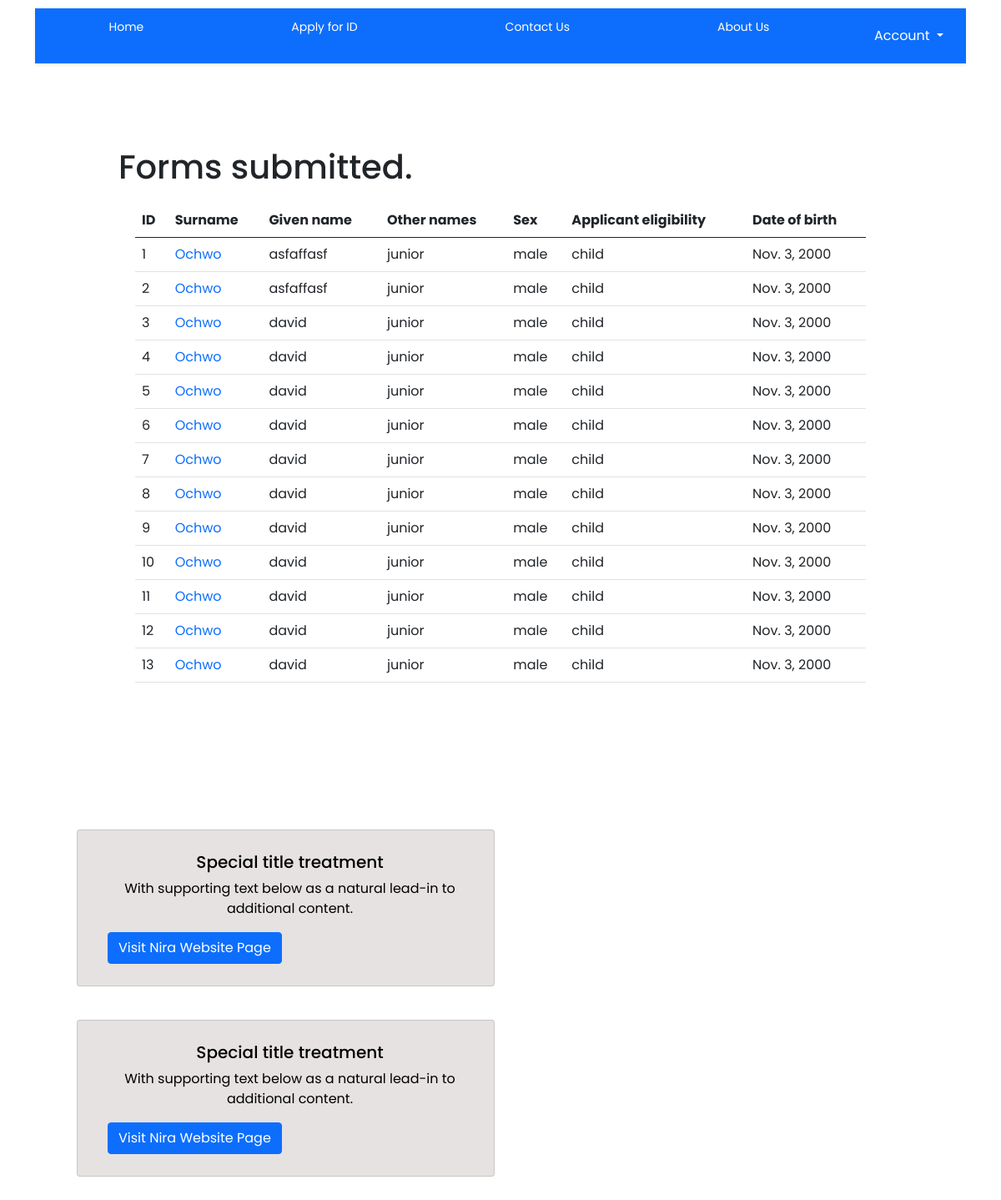
Screenshot of /forms/ with the database file from the repository.
### register/models.py (models this page shows, shortened)
class Formsubmited(models.Model):
    eligibility = models.CharField(max_length=100)
    surname = models.CharField(max_length=100)
    given_name = models.CharField(max_length=100)
    other_name = models.CharField(max_length=100)
    maiden_name = models.CharField(max_length=100, blank =True, null = True)
    sex = models.CharField(max_length=10)
    date_of_birth = models.DateField()
    educ_level = models.CharField(max_length=100, null = True)
    profession = models.CharField(max_length=100)
    occupation = models.CharField(max_length=100)
    religion = models.CharField(max_length=100)
    disabilities = models.CharField(max_length=100)
    country = models.CharField(max_length=100)
    county = models.CharField(max_length=100)
    district = models.CharField(max_length=100)
    subCounty = models.CharField(max_length=100)
    parish = models.CharField(max_length=100)
    village = models.CharField(max_length=100)
    street = models.CharField(max_length=100)
    houseNo = models.CharField(max_length=100)
    yearsLivedAtAddress = models.IntegerField()
    previousDistrict = models.CharField(max_length=100, null = True)
    postalAddress = models.CharField(max_length=100, null = True)
    birthCountry = models.CharField(max_length=100)
    birthCounty = models.CharField(max_length=100)
    birthdistrict = models.CharField(max_length=100)
    birthsubCounty = models.CharField(max_length=100)
    birthParish = models.CharField(max_length=100)
    birthCity = models.CharField(max_length=100)
    healthFacility = models.CharField(max_length=100)
    weightatBirth = models.DecimalField(max_digits=5, decimal_places=2, null = True)
    parity = models.IntegerField()
    originCountry = models.CharField(max_length=100)
    originCounty = models.CharField(max_length=100)
    originParish = models.CharField(max_length=100)
    originDistrict = models.CharField(max_length=100)
    originSubcounty = models.CharField(max_length=100)
    originVillage = models.CharField(max_length=100)
    clan = models.CharField(max_length=100)
    tribe = models.CharField(max_length=100)
    citizenshipType = models.CharField(max_length=100)
    citizenshipCertNumber = models.CharField(max_length=100)
    passportNo = models.CharField(max_length=100, null = True)
    fileNumber = models.CharField(max_length=100, null = True)
    pollingStation = models.CharField(max_length=100, null = True)
    placeOfResidence = models.CharField(max_length=100, null = True)
    placeOfOrgin = models.CharField(max_length=100)
    pollingStationName = models.CharField(max_length=100, null = True)
    maritalStatus = models.CharField(max_length=100)
    spouseSurname = models.CharField(max_length=100)
    spouseGivenName = models.CharField(max_length=100)
    spouseOtherName = models.CharField(max_length=100)
    spousePreviousName = models.CharField(max_length=100)
    NIN = models.CharField(max_length=100)
    spouseCitizenshipType = models.CharField(max_length=100)
    placeOfMarriage = models.CharField(max_length=100)
    DateOfMarriage =  models.DateField()
    TypeOfMarriage = models.CharField(max_length=100)
    marriageCertNumber = models.CharField(max_length=100)
    otherSpouses = models.CharField(max_length=100)
    fatherSurname = models.CharField(max_length=100)
    fatherOtherName = models.CharField(max_length=100)
    fatherGivenName = models.CharField(max_length=100)
    fatherNIN = models.CharField(max_length=100)
    fatherCitizenshipType = models.CharField(max_length=100)
    fatherCitizenshipCertNumber = models.CharField(max_length=100)
    livingStatus = models.CharField(max_length=100)
    fatherOccupation = models.CharField(max_length=100)
    fatherCountry = models.CharField(max_length=100)
    fatherCounty = models.CharField(max_length=100)
    fatherParish = models.CharField(max_length=100)
    fatherStreet = models.CharField(max_length=100)
    fatherDistrict = models.CharField(max_length=100)
    fatherSubCounty = models.CharField(max_length=100)
    fatherVillage = models.CharField(max_length=100)
    fatherHouseNo = models.CharField(max_length=100)
    motherSurname = models.CharField(max_length=100)
    motherOtherName = models.CharField(max_length=100)
    motherGivenName = models.CharField(max_length=100)
    motherNIN = models.CharField(max_length=100)
    motherCitizenshipType = models.CharField(max_length=100)
    motherCitizenshipCertNumber = models.CharField(max_length=100)
    motherLivingStatus = models.CharField(max_length=100)
    motherOccupation = models.CharField(max_length=100)
    motherCountry = models.CharField(max_length=100)
    motherCounty = models.CharField(max_length=100)
    motherParish = models.CharField(max_length=100)
    motherStreet = models.CharField(max_length=100)
    motherDistrict = models.CharField(max_length=100)
    motherSubCounty = models.CharField(max_length=100)
    motherVillage = models.CharField(max_length=100)
    motherHouseNo = models.CharField(max_length=100, null = True)
    guardianSurname = models.CharField(max_length=100, null = True)
    guardianOtherName = models.CharField(max_length=100, null = True)
    guardianGivenName = models.CharField(max_length=100, null = True)
    guardianPassportNo = models.CharField(max_length=100, null = True)
    guardianNIN = models.CharField(max_length=100, null = True)
    guardianCitizenshipType = models.CharField(max_length=100, null = True)
    guardianCitizenshipCertNumber = models.CharField(max_length=100, null = True)
    guardianLivingStatus = models.CharField(max_length=100, null = True)
    guardianOccupation = models.CharField(max_length=100, null = True)
    guardianCountry = models.CharField(max_length=100, null = True)
    guardianCounty = models.CharField(max_length=100, null = True)
    guardianParish = models.CharField(max_length=100, null = True)
    guardianStreet = models.CharField(max_length=100, null = True)
    guardianDistrict = models.CharField(max_length=100, null = True)
    guardianSubCounty = models.CharField(max_length=100, null = True)
    guardianVillage = models.CharField(max_length=100, null = True)
    guardianHouseNo = models.CharField(max_length=100, null = True)

### register/views.py (the view)
# urls.py: path('forms/', views.formBrief, name="detail"),
def formBrief(request):
    forms=Formsubmited.objects.all()
    return render(request, "register/forms.html",{
        "forms":forms
    })

### register/templates/register/forms.html
{% extends 'register/layout.html' %}
{% load static %}
{% block body %}
<div class="content">
    <h1>Forms submitted.</h1>
    <div class="info">
            <table class="table">
                <thead>
                    <tr>
                        <th scope="col">ID</th>
                        <th scope="col">Surname</th>
                        <th scope="col">Given name</th>
                        <th scope="col">Other names</th>
                        <th scope="col">Sex</th>
                        <th scope="col">Applicant eligibility</th>
                        <th scope="col">Date of birth</th>
                    </tr>
                </thead>
                <tbody>
                    {% for form in forms %}
                    <tr>
                        <td>{{ form.id }}</td>
                        <td>
                            <a href="{% url 'register:form' form.id %}">
                                {{ form.surname }}
                            </a>
                        </td>
                        <td>{{ form.given_name }}</td>
                        <td>{{ form.other_name }}</td>
                        <td>{{ form.sex }}</td>
                        <td>{{ form.eligibility }}</td>
                        <td>{{ form.date_of_birth }}</td>
                    </tr>
                    {% endfor %}
                </tbody>
            </table>
    </div>
</div>
{% endblock %}

### register/templates/register/layout.html (shortened to what this page needs)
{% load static %}
<!DOCTYPE html>
<html lang="en">
<head>
    <link href="https://cdn.jsdelivr.net/npm/bootstrap@5.0.2/dist/css/bootstrap.min.css" rel="stylesheet">
    <link rel="stylesheet" href="{% static 'register/index.css' %}">
    <link rel="stylesheet" href="{% static 'index.css' %}">
</head>
<body>
    <div class="container">
        <ul class="nav nav-pills nav-fill gap-2 p-1 small bg-primary rounded-5 shadow-sm" id="pillNav2" role="tablist" style="--bs-nav-link-color: var(--bs-white); --bs-nav-pills-link-active-color: var(--bs-primary); --bs-nav-pills-link-active-bg: var(--bs-white);">
            <li class="nav-item" role="presentation">
              <a href="{% url 'register:blog'%}">
              <button class="nav-link active rounded-5" id="home-tab2" data-bs-toggle="tab" type="button" role="tab" aria-selected="true">Home</button>
              </a>
            </li>
            <li class="nav-item" role="presentation">
              <a href="{% url 'register:data'%}">
              <button class="nav-link active rounded-5" id="home-tab2" data-bs-toggle="tab" type="button" role="tab" aria-selected="true">Apply for ID</button>
              </a>
            </li>
            <li class="nav-item" role="presentation">
              <a href="{% url 'register:contact'%}">
              <button class="nav-link active rounded-5" id="home-tab2" data-bs-toggle="tab" type="button" role="tab" aria-selected="true">Contact Us</button>
              </a>
            </li>
            <li class="nav-item" role="presentation">
              <a href="{% url 'register:about'%}">
              <button class="nav-link active rounded-5" id="home-tab2" data-bs-toggle="tab" type="button" role="tab" aria-selected="true">About Us</button>
              </a>
            </li>
            <div class="dropdown">
                <button class="btn btn-primary dropdown-toggle" type="button" data-bs-toggle="dropdown" aria-expanded="false">
                  Account
                </button>
              </div>
          </ul>
          {% block body %}
          {% endblock %}
          <div class="footer">
            <div class="row">
              <div class="col-sm-6">
                <div class="card">
                  <div class="card-body">
                    <h5 class="card-title">Special title treatment</h5>
                    <p class="card-text">With supporting text below as a natural lead-in to additional content.</p>
                    <a href="#" class="btn btn-primary">visit nira website page</a>
                  </div>
                </div>
              </div>
              <div class="col-sm-6">
                <div class="card">
                  <div class="card-body">
                    <h5 class="card-title">Special title treatment</h5>
                    <p class="card-text">With supporting text below as a natural lead-in to additional content.</p>
                    <a href="#" class="btn btn-primary">visit nira website page</a>
                  </div>
                </div>
              </div>
            </div>
          </div>
    </div>
</body>
</html>

### register/static/register/index.css (style rules this page uses)
body { font-family: 'Poppins', sans-serif; }
.card-title { color: black; text-align: center; }
.card-text { color: black; text-align: center; }
.content { margin: 50px; padding: 50px; }
.info { padding: 10px; margin: 10px; }
.card { padding: 10px; margin: 10px; background-color: rgb(230, 226, 226); }
div { padding: 10px; margin-left: 10px; }
a { text-decoration: none; text-transform: capitalize; }
button { background-color: #007bff; color: #fff; padding: 10px 20px; border: none; cursor: pointer; }

### rows the page displays
Formsubmited: id "1", surname "Ochwo", given_name "asfaffasf", other_name "junior", sex "male", eligibility "child", date_of_birth "Nov. 3, 2000"
Formsubmited: id "2", surname "Ochwo", given_name "asfaffasf", other_name "junior", sex "male", eligibility "child", date_of_birth "Nov. 3, 2000"
Formsubmited: id "3", surname "Ochwo", given_name "david", other_name "junior", sex "male", eligibility "child", date_of_birth "Nov. 3, 2000"
Formsubmited: id "4", surname "Ochwo", given_name "david", other_name "junior", sex "male", eligibility "child", date_of_birth "Nov. 3, 2000"
Formsubmited: id "5", surname "Ochwo", given_name "david", other_name "junior", sex "male", eligibility "child", date_of_birth "Nov. 3, 2000"
Formsubmited: id "6", surname "Ochwo", given_name "david", other_name "junior", sex "male", eligibility "child", date_of_birth "Nov. 3, 2000"
Formsubmited: id "7", surname "Ochwo", given_name "david", other_name "junior", sex "male", eligibility "child", date_of_birth "Nov. 3, 2000"
Formsubmited: id "8", surname "Ochwo", given_name "david", other_name "junior", sex "male", eligibility "child", date_of_birth "Nov. 3, 2000"
Formsubmited: id "9", surname "Ochwo", given_name "david", other_name "junior", sex "male", eligibility "child", date_of_birth "Nov. 3, 2000"
Formsubmited: id "10", surname "Ochwo", given_name "david", other_name "junior", sex "male", eligibility "child", date_of_birth "Nov. 3, 2000"
Formsubmited: id "11", surname "Ochwo", given_name "david", other_name "junior", sex "male", eligibility "child", date_of_birth "Nov. 3, 2000"
Formsubmited: id "12", surname "Ochwo", given_name "david", other_name "junior", sex "male", eligibility "child", date_of_birth "Nov. 3, 2000"
Formsubmited: id "13", surname "Ochwo", given_name "david", other_name "junior", sex "male", eligibility "child", date_of_birth "Nov. 3, 2000"
